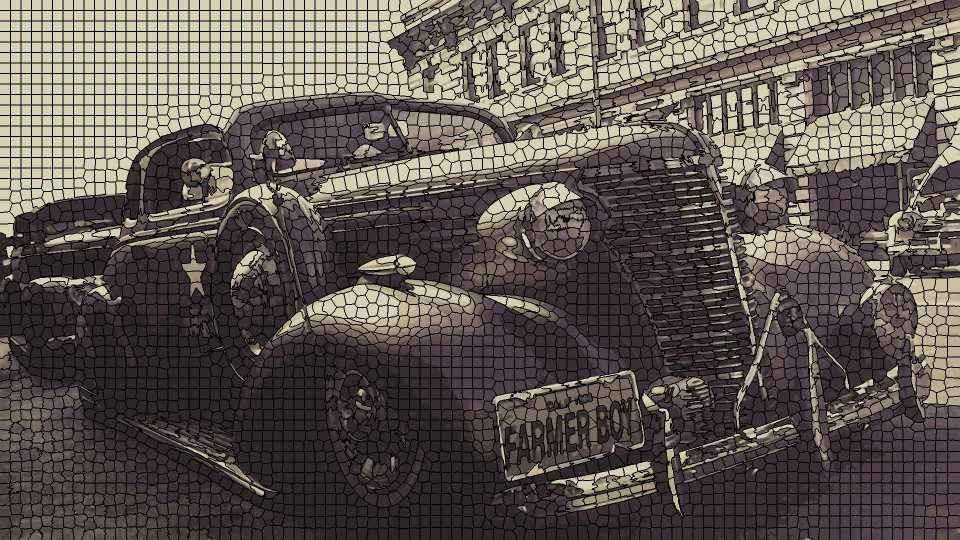
#> input picture examples/car_overlay.jpeg, 1920 x 1080 px (shown at 1/2 size)
$ python slicposterizer.py ../examples/car_overlay.jpeg out.png
#> lines starting #> are read from the running program, lines starting #| are printed output that depends on the picture
#!/usr/bin/env python3

"""
SLICPosterizer - SLIC-Based Artistic Posterization

Copyright (C) 2025 Adnan Valdes

This program is free software: you can redistribute it and/or modify
it under the terms of the GNU General Public License as published by
the Free Software Foundation, either version 3 of the License, or
(at your option) any later version.

This program is distributed in the hope that it will be useful,
but WITHOUT ANY WARRANTY; without even the implied warranty of
MERCHANTABILITY or FITNESS FOR A PARTICULAR PURPOSE. See the
GNU General Public License for more details.

You should have received a copy of the GNU General Public License
along with this program. If not, see <https://www.gnu.org/licenses/>.
"""
import argparse
import functools
import logging
import sys
import time

from pathlib import Path
from typing import Tuple

import cv2
import numpy as np
from PIL import Image
from scipy.optimize import nnls
from skimage import color as skcolor
from skimage.segmentation import slic


# Constants for edge detection thresholds scaling
CANNY_LOW_THRESHOLD_BASE = 50
CANNY_HIGH_THRESHOLD_BASE = 150
CANNY_THRESHOLD_MARGIN = 10
EDGE_DETECTION_SCALE = 1


# Min segment amount to cover image pixels, in percentage
COVERAGE_THRESHOLD = 0.95

# Gaussian blur kernel size formula multiplier and offset
BLUR_KERNEL_MULTIPLIER = 2
BLUR_KERNEL_OFFSET = 1

# Cartoon smoothing parameter bases
BILATERAL_DIAMETER_BASE = 5
BILATERAL_DIAMETER_STEP = 2
SIGMA_COLOR_BASE = 40
SIGMA_COLOR_STEP = 10
SIGMA_SPACE_BASE = 40
SIGMA_SPACE_STEP = 5
MEDIAN_BLUR_BASE = 3
MEDIAN_BLUR_STEP = 2


logger = logging.getLogger(__name__)
logging.basicConfig(level=logging.INFO, format="%(message)s")


def log_method(log_time: bool = False):
    """
    Decorator to log start and end of a method call.
    If log_time=True, it also logs duration.
    """

    def decorator(func):
        @functools.wraps(func)
        def wrapper(self, *args, **kwargs):
            logger.info(f"Starting '{func.__name__}'...")
            start = time.time() if log_time else None
            result = func(self, *args, **kwargs)
            if log_time:
                duration = time.time() - start
                logger.info(f"Finished '{func.__name__}' in {duration:.2f} seconds.")
            else:
                logger.info(f"Finished '{func.__name__}'.")
            return result

        return wrapper

    return decorator


def log_step(msg_or_func):
    """
    Decorator factory to log a custom message before a method call.
    Used to mark intermediate processing steps inside bigger methods.
    """

    def decorator(func):
        @functools.wraps(func)
        def wrapper(self, *args, **kwargs):
            msg = msg_or_func(self) if callable(msg_or_func) else msg_or_func
            logger.info(f"Starting: {msg}")
            result = func(self, *args, **kwargs)
            logger.info(f"Finished: {msg}")
            return result

        return wrapper

    return decorator


class SLICPosterizer:
    def __init__(
        self,
        num_colors: int = 64,
        blur_radius: float = 2.0,
        edge_threshold: float = 0.1,
        downsample_factor: int = 1,
        preserve_edges: bool = True,
        num_superpixels: int = 4000,
        superpixel_compactness: float = 15.0,
        detail_blend_strength: float = 0.1,
        smoothing: int = 5,
        overlay_superpixels: bool = False,
    ) -> None:
        if num_colors < 2:
            raise ValueError("Number of colors must be at least 2.")

        if not (1 <= smoothing <= 10):
            raise ValueError("smoothing must be between 1 and 10")

        if not (0.01 <= edge_threshold <= 1.0):
            raise ValueError("edge_threshold must be between 0.01 and 1.0")

        self.num_colors = num_colors
        self.blur_radius = blur_radius
        self.edge_threshold = edge_threshold
        self.downsample_factor = max(1, downsample_factor)
        self.preserve_edges = preserve_edges
        self.num_superpixels = num_superpixels
        self.superpixel_compactness = superpixel_compactness
        self.detail_blend_strength = detail_blend_strength
        self.smoothing = smoothing
        self.overlay_superpixels = overlay_superpixels

    @log_method(log_time=True)
    def posterize(
        self,
        input_path: Path,
        output_path: Path,
        palette_path: Path | None = None,
        mixing_prefix: Path | None = None,
        quality: int = 95,
    ) -> None:
        """
        This is the main user-facing method. It loads an input image, optionally downsamples it to speed up processing,
        applies the posterization pipeline (superpixels, palette extraction, detail preservation), upsamples back if needed,
        and saves the final posterized image.

        It also optionally saves a color palette swatch and additive color layers for further use.
        """
        image = self.load_image(input_path)
        image = self.downsample_image(image)

        posterized, weights, palette, segments = self.process(image)
        posterized = self.upsample_image(posterized, image.shape)

        if self.overlay_superpixels:
            # Upsample segments if needed
            if self.downsample_factor > 1:
                h, w = image.shape[:2]
                upsampled_segments = cv2.resize(
                    segments.astype(np.float32), (w, h), interpolation=cv2.INTER_NEAREST
                ).astype(segments.dtype)
            else:
                upsampled_segments = segments

            posterized = self._overlay_superpixel_boundaries(
                posterized, upsampled_segments
            )

        self.save_image(posterized, output_path, quality)

        if palette_path:
            swatch = self._create_palette_swatch(palette)
            self.save_image(swatch, palette_path)

        if mixing_prefix:
            self._save_additive_layers(weights, palette, mixing_prefix)

    @log_method(log_time=True)
    def process(
        self, image: np.ndarray
    ) -> Tuple[np.ndarray, np.ndarray, np.ndarray, np.ndarray]:
        """Posterization using SLIC superpixels

        This method does the heavy lifting. It preprocesses the image (like blurring), calculates superpixels,
        extracts a color palette from those segments, applies a basic color replacement, optionally preserves
        edges and fine details using superpixel weights and edge detection, smooths the image with bilateral
        and median filters, then quantizes the final image colors strictly to the palette.
        """
        img_rgb = self._preprocess(image)
        segments, palette_rgb, palette_lab = self._compute_palette_and_segments(img_rgb)

        simple_post = self._simple_posterize(img_rgb, palette_lab, palette_rgb)

        if self.preserve_edges:
            img_lab = skcolor.rgb2lab(img_rgb)
            simple_post = self._preserve_detail(
                img_rgb, img_lab, segments, palette_lab, palette_rgb, simple_post
            )

        posterized = self._smooth(simple_post)
        posterized, final_weights = self._final_quantize(
            posterized, palette_lab, palette_rgb
        )

        return posterized, final_weights, palette_rgb, segments

    # Image I/O and preprocessing
    def load_image(self, path: Path) -> np.ndarray:
        """
        Reads an image from the given file path, converting it into a standard
        RGB numpy array with 8-bit color channels.
        It raises errors if the file is missing or cannot be loaded properly,
        ensuring the rest of the pipeline starts with a valid image.
        """
#> called with path = '../examples/car_overlay.jpeg'
        if isinstance(path, str):
            path = Path(path)

        if not path.exists():
            raise FileNotFoundError(f"File not found: {path}")

        try:
            with Image.open(path) as img:
#> img is the input picture: PIL image 1920x1080 RGB; mean R, G, B 94.7, 85.4, 80.1
                return np.array(img.convert("RGB"))
        except Exception as e:
            raise ValueError(f"Failed to load image: {e}") from e

    # [9 lines left out: function save_image, not called in this run]

    def downsample_image(self, img: np.ndarray) -> np.ndarray:
        """
        Reduces image dimensions by the downsample factor using OpenCV's area interpolation,
        which is good for shrinking images. Downsampling lowers resolution, speeding up subsequent
        processing steps but losing some detail.
        """
        if self.downsample_factor <= 1:
            return img

        h, w = img.shape[:2]
        new_size = (w // self.downsample_factor, h // self.downsample_factor)
        return cv2.resize(img, new_size, interpolation=cv2.INTER_AREA)

    # [13 lines left out: function upsample_image, not called in this run]

    @log_step("Preprocessing image (convert and blur)...")
    def _preprocess(self, img: np.ndarray) -> np.ndarray:
        """
        First converts the image from uint8 (0-255) to floats (0-1) for numeric stability in processing.
        If blur_radius is set, applies Gaussian blur to smooth the image, which helps reduce noise and
        detail that might interfere with segmentation and palette extraction.
        """
        assert img.dtype == np.uint8, f"Expected uint8 image, got {img.dtype}"
        img_float = img.astype(np.float32) / 255

        if self.blur_radius > 0:
            ksize = int(
                BLUR_KERNEL_MULTIPLIER * round(self.blur_radius) + BLUR_KERNEL_OFFSET
            )
            # Ensure kernel size is odd and >= 3
            if ksize % 2 == 0:
                ksize += 1
            ksize = max(3, ksize)

            # GaussianBlur accepts float32 input, no need to convert back and forth
            img_float = cv2.GaussianBlur(
                img_float, (ksize, ksize), sigmaX=self.blur_radius
            )

        return img_float

    @log_step(
        lambda self: f"Computing {self.num_superpixels} superpixels and {self.num_colors}-color palette..."
    )
    def _compute_palette_and_segments(
        self, img_rgb: np.ndarray
    ) -> Tuple[np.ndarray, np.ndarray, np.ndarray]:
        """
        Uses the SLIC algorithm to divide the image into superpixels, groups of pixels with similar color and proximity.
        Then computes average colors per segment and extracts a limited palette representing the image's main colors.
        """
        segments = self._compute_superpixels(img_rgb)
        palette_rgb, palette_lab = self._extract_palette(img_rgb, segments)
        for i, color in enumerate(palette_rgb):
            rgb_255 = (color * 255).astype(np.uint8)
            logger.info(f"  Color {i+1}: RGB{tuple(rgb_255)}")

        return segments, palette_rgb, palette_lab

    @log_step("Performing simple posterization...")
    def _simple_posterize(
        self, img_rgb: np.ndarray, palette_lab: np.ndarray, palette_rgb: np.ndarray
    ) -> np.ndarray:
        """
        Converts the image to Lab color space, then assigns each pixel to the closest palette color by Euclidean distance in Lab space.
        This step generates a simple, flat color version of the image without any edge or detail preservation.
        """
        img_lab = skcolor.rgb2lab(img_rgb)
        assignments = self._assign_pixels_to_palette(img_lab, palette_lab)
        return palette_rgb[assignments]

    # [106 lines left out: functions _preserve_detail, _smooth, _final_quantize, _overlay_superpixel_boundaries, not called in this run]

    # Superpixels and segmentation helpers
    def _compute_superpixels(self, img: np.ndarray) -> np.ndarray:
        """
        Uses the skimage implementation of SLIC (Simple Linear Iterative Clustering) to divide the image into
        spatially compact and color-consistent segments.
        These segments help reduce complexity and preserve image structure in later steps.
        """
        return slic(
            img,
            n_segments=self.num_superpixels,
            compactness=self.superpixel_compactness,
            start_label=0,
        )
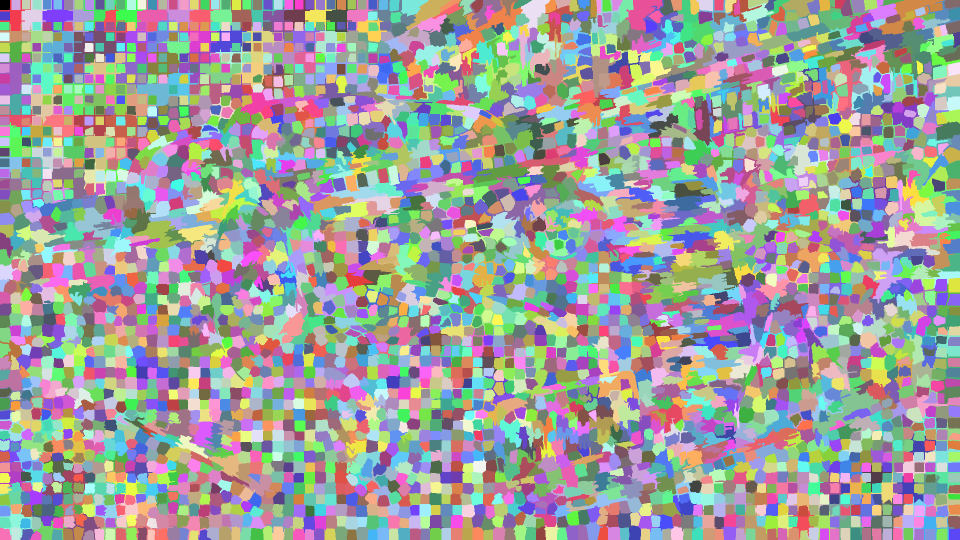
#> returned value: shape (1080, 1920) int64 (shown at 1/2 size); 3864 distinct labels, from 0 to 3863; one colour per label, 0 black

    def _compute_segment_means(
        self, lab_img: np.ndarray, segments: np.ndarray
    ) -> Tuple[np.ndarray, np.ndarray]:
        """
        Flattens the image and segment labels, then computes the mean Lab color of all pixels belonging to each segment.
        Also counts the number of pixels in each segment for filtering and weighting.
        """
        n_segments = segments.max() + 1
#> n_segments = 3864
        flat_lab = lab_img.reshape(-1, 3)
        flat_segments = segments.flatten()

        counts = np.bincount(flat_segments, minlength=n_segments).astype(np.int64)
#> counts = 3864 values, max 4025 at index 2748, min 223 at index 1947, mean 536.6
        sums = np.vstack(
            [
                np.bincount(flat_segments, weights=flat_lab[:, i], minlength=n_segments)
                for i in range(3)
            ]
        ).T
        means = np.zeros_like(sums)
        valid = counts > 0
        means[valid] = sums[valid] / counts[valid, None]

        return means, counts

    # Palette extraction and color assignment
    def _extract_palette(
        self,
        img: np.ndarray,
        segments: np.ndarray,
    ) -> Tuple[np.ndarray, np.ndarray]:
        """
        Filters out very small segments, keeps only the biggest ones to create a palette of num_colors.
        Converts their average Lab colors back to RGB to use for color replacement during posterization.
        """
        lab_img = skcolor.rgb2lab(img)
        seg_means_lab, counts = self._compute_segment_means(lab_img, segments)

        total_pixels = img.shape[0] * img.shape[1]

        # Sort segments by descending pixel count
        sorted_idxs = np.argsort(counts)[::-1]
#> sorted_idxs = 3864 values, max 3863 at index 3456, min 0 at index 2314, mean 1931.5
        sorted_counts = counts[sorted_idxs]
#> sorted_counts = 3864 values, max 4025 at index 0, min 223 at index 3862, mean 536.6
        cumulative_coverage = np.cumsum(sorted_counts) / total_pixels
#> cumulative_coverage = 3864 values from 0.00194 to 1

        # Find minimal number of segments covering threshold or at least num_colors
        num_to_keep = np.searchsorted(cumulative_coverage, COVERAGE_THRESHOLD) + 1
#> num_to_keep = 3486
        num_to_keep = max(num_to_keep, self.num_colors)

        if num_to_keep > len(counts):
            num_to_keep = len(counts)

        selected_idxs = sorted_idxs[:num_to_keep]
#> selected_idxs = 3486 values, max 3863 at index 3456, min 0 at index 2314, mean 1996.5

        valid = np.zeros_like(counts, dtype=bool)
        valid[selected_idxs] = True

        logger.info(
            f"Selected {num_to_keep} segments covering {cumulative_coverage[num_to_keep - 1]:.2%} of pixels "
            f"for palette extraction (requested {self.num_colors} colors)."
        )

        filtered_means = seg_means_lab[valid]
        filtered_counts = counts[valid]
#> filtered_counts = 3486 values, max 4025 at index 2416, min 299 at index 130, mean 565.2

        # If still have more segments than desired colors, pick top num_colors by pixel count
        if len(filtered_means) > self.num_colors:
            top_idxs = np.argsort(filtered_counts)[-self.num_colors :]
#> top_idxs = 64 values, max 2568 at index 37, min 4 at index 3, mean 689.4
            filtered_means = filtered_means[top_idxs]
#> filtered_means = 64 rows, first 8: [59.49, -0.43, 10.63], [57.73, -0.469, 10.88], [22.05, 5.38, -0.508], [64.27, -1.56, 11.13], [49.12, 1.45, 7.13], [35.07, 1.08, 5.96], [47.47, -0.143, 8.13], [16.39, 3.99, 0.387]

        palette_rgb = skcolor.lab2rgb(filtered_means[None, :, :]).reshape(-1, 3)
#> palette_rgb = 64 rows, first 8: [0.589, 0.56, 0.489], [0.571, 0.542, 0.47], [0.237, 0.197, 0.21], [0.632, 0.612, 0.533], [0.487, 0.453, 0.411], [0.346, 0.32, 0.287], [0.463, 0.44, 0.388], [0.183, 0.152, 0.157]
#> in _compute_palette_and_segments, `palette_rgb, palette_lab = self._extract_palette(img_rgb, segments)`: palette_lab has the same summary as filtered_means in _extract_palette
#> the loop in _compute_palette_and_segments, `for i, color in enumerate(palette_rgb):` made 64 passes
#> (color, rgb_255) on passes 1 to 8: ([0.589, 0.56, 0.489], [150, 142, 124]), ([0.571, 0.542, 0.47], [145, 138, 119]), ([0.237, 0.197, 0.21], [60, 50, 53]), ([0.632, 0.612, 0.533], [161, 155, 136]), ([0.487, 0.453, 0.411], [124, 115, 104]), ([0.346, 0.32, 0.287], [88, 81, 73]), ([0.463, 0.44, 0.388], [118, 112, 99]), ([0.183, 0.152, 0.157], [46, 38, 40])
#> in process, `segments, palette_rgb, palette_lab = self._compute_palette_and_segment..`: palette_lab has the same summary as filtered_means in _extract_palette
        return np.clip(palette_rgb, 0, 1), filtered_means

    def _assign_pixels_to_palette(
        self,
        img_lab: np.ndarray,
        palette_lab: np.ndarray,
    ) -> np.ndarray:
        """
        Computes the Euclidean distance in Lab space between every pixel and each palette color,
        then picks the closest palette color for every pixel. Produces a 2D assignment map.
        """
        h, w = img_lab.shape[:2]
        pixels = img_lab.reshape(-1, 3)

        distances = np.linalg.norm(pixels[:, None, :] - palette_lab[None, :, :], axis=2)
        assignments = np.argmin(distances, axis=1)
        return assignments.reshape(h, w)

    # Weight computations and reconstruction
    # [141 lines left out: functions _compute_segment_weights, _expand_weights_to_pixels, _reconstruct_from_weights, _detect_edges, _create_palette_swatch, _save_additive_layers, not called in this run]


def posterize(
    input_path: Path,
    output_path: Path,
    *,  # To ensure all following are kwargs
    num_colors: int = 52,
    blur_radius: float = 1.5,
    edge_threshold: float = 0.1,
    downsample_factor: int = 1,
    preserve_edges: bool = True,
    num_superpixels: int = 4000,
    superpixel_compactness: float = 15.0,
    detail_blend_strength: float = 0.05,
    smoothing: int = 5,
    palette_path: Path | None = None,
    mixing_prefix: Path | None = None,
    quality: int = 95,
    overlay_superpixels: bool = False,
):
    """
    Run the posterization pipeline on an image file with specified parameters.
    """
    posterizer = SLICPosterizer(
        num_colors=num_colors,
        blur_radius=blur_radius,
        edge_threshold=edge_threshold,
        downsample_factor=downsample_factor,
        preserve_edges=preserve_edges,
        num_superpixels=num_superpixels,
        superpixel_compactness=superpixel_compactness,
        detail_blend_strength=detail_blend_strength,
        smoothing=smoothing,
        overlay_superpixels=overlay_superpixels,
    )

    posterizer.posterize(
        input_path,
        output_path,
        palette_path=palette_path,
        mixing_prefix=mixing_prefix,
        quality=quality,
    )


def main():
    parser = argparse.ArgumentParser(
        description="PosterChild CLI - SLIC-Based Artistic Posterization",
        formatter_class=argparse.ArgumentDefaultsHelpFormatter,
    )

    parser.add_argument("input", help="Input image path")
    parser.add_argument("output", help="Output posterized image path")

    parser.add_argument(
        "-m", "--mixing", help="Output prefix for additive mixing layers"
    )
    parser.add_argument("-p", "--palette", help="Output path for palette swatch")
    parser.add_argument(
        "-c", "--colors", type=int, default=64, help="Number of colors in palette"
    )
    parser.add_argument(
        "-S", "--superpixels", type=int, default=4500, help="Number of superpixels"
    )
    parser.add_argument(
        "--compactness",
        type=float,
        default=15.0,
        help="SLIC superpixel compactness parameter",
    )
    parser.add_argument(
        "-b", "--blur", type=float, default=1, help="Blur radius for smoothing"
    )
    parser.add_argument(
        "-e",
        "--edge-threshold",
        type=float,
        default=0.1,
        help="Edge detection threshold",
    )
    parser.add_argument(
        "-d", "--downsample", type=int, default=1, help="Downsample factor (>=1)"
    )
    parser.add_argument(
        "--no-edge-preserve", action="store_true", help="Disable edge preservation"
    )
    parser.add_argument(
        "--detail-blend",
        type=float,
        default=0.1,
        help="Blend factor for detail preservation",
    )
    parser.add_argument(
        "--quality", type=int, default=95, help="JPEG quality (if saving JPEG)"
    )
    parser.add_argument(
        "-s",
        "--smoothing",
        type=int,
        default=3,
        choices=range(1, 11),
        metavar="[1-10]",
        help="Smoothing strength level (1-10)",
    )
    parser.add_argument(
        "--overlay",
        action="store_true",
        help="Overlay superpixel boundaries on the final image",
    )

    args = parser.parse_args()
    try:
        posterize(
            input_path=args.input,
            output_path=args.output,
            num_colors=args.colors,
            blur_radius=args.blur,
            edge_threshold=args.edge_threshold,
            downsample_factor=args.downsample,
            preserve_edges=not args.no_edge_preserve,
            num_superpixels=args.superpixels,
            superpixel_compactness=args.compactness,
            detail_blend_strength=args.detail_blend,
            smoothing=args.smoothing,
            palette_path=args.palette,
            mixing_prefix=args.mixing,
            quality=args.quality,
            overlay_superpixels=args.overlay,
        )
    except Exception as e:
        logger.error(f"Processing failed: {e}")
#> (the run stopped early here; a loop or call above may not have finished)
